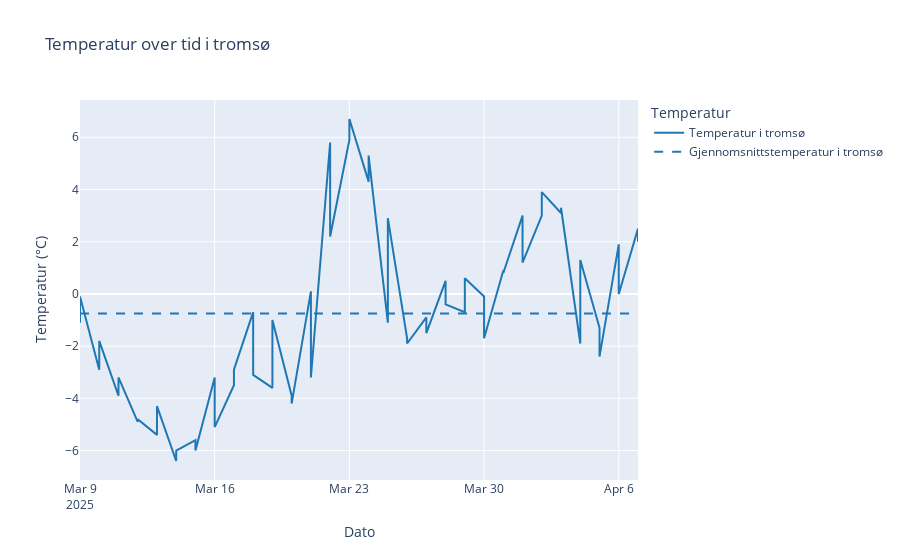
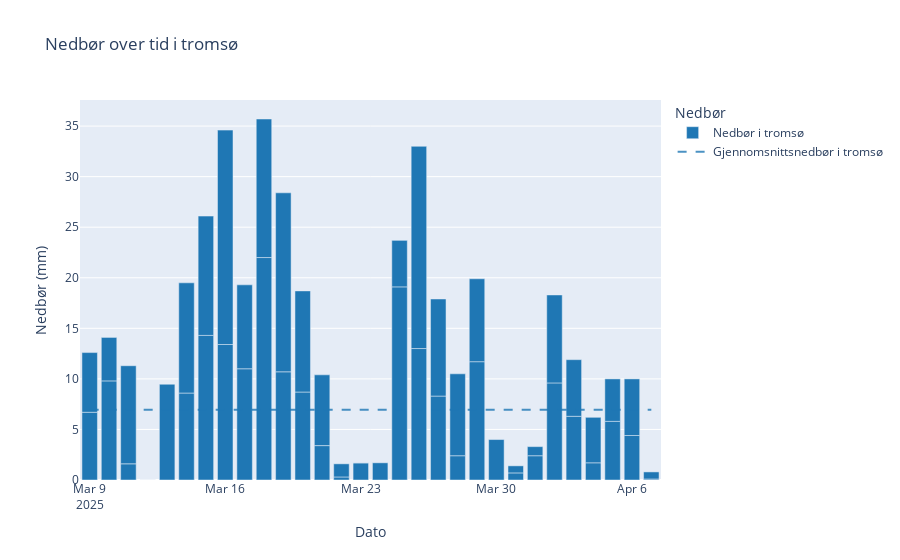
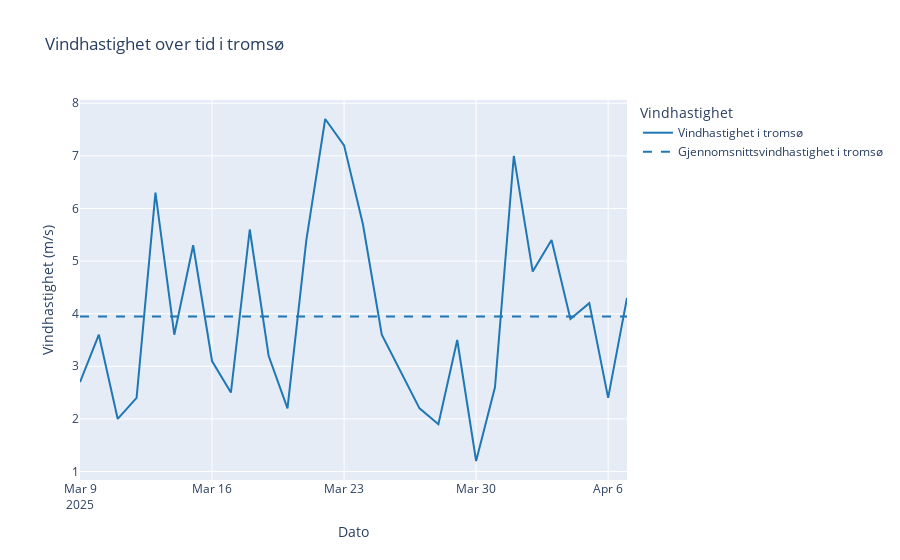
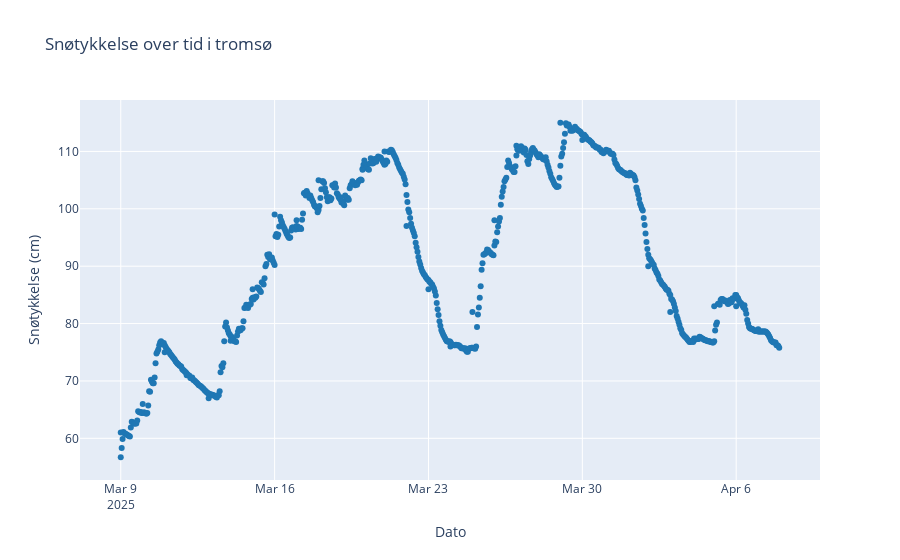

These figures' notebook cell, in order:
### Code cell
import pandas as pd
import plotly.graph_objects as go
import sqlite3

# Bruker den eksisterende variabelen location_input som bynavn
city_name = location_input

# Konverterer referansetiden til datetime
df['referenceTime'] = pd.to_datetime(df['referenceTime'])

# Oppretter en SQLite-database i minnet
conn = sqlite3.connect(":memory:")

# Leser CSV-filen og lagrer den i SQLite-databasen
csv_filename = "../src/weather_data.csv"
df_csv = pd.read_csv(csv_filename)
df_csv.to_sql("weather_data", conn, index=False, if_exists="replace")

# SQL-spørring for å hente data
query = """
SELECT * 
FROM weather_data
WHERE elementId = 'mean(air_temperature P1D)'
"""
temperature_data = pd.read_sql_query(query, conn)

# Konverterer referansetiden til datetime
temperature_data['referenceTime'] = pd.to_datetime(temperature_data['referenceTime'])

# Gjør det samme for andre elementer (nedbør og vindhastighet)
query_precip = """
SELECT * 
FROM weather_data
WHERE elementId = 'sum(precipitation_amount P1D)'
"""
precipitation_data = pd.read_sql_query(query_precip, conn)

query_wind = """
SELECT * 
FROM weather_data
WHERE elementId = 'mean(wind_speed P1D)'
"""
wind_speed_data = pd.read_sql_query(query_wind, conn)

# Lukk tilkoblingen til databasen
conn.close()

# Definerer farger for grafene
color_location = '#1f77b4'  # Blå for lokasjonen

# Leser data fra weather_data.csv
csv_filename = "../src/weather_data.csv"
df_csv = pd.read_csv(csv_filename)

# Filtrerer data for temperatur
temperature_data = df_csv[df_csv['elementId'] == 'mean(air_temperature P1D)']
temperature_data.loc[:, 'referenceTime'] = pd.to_datetime(temperature_data['referenceTime'])
# Beregninger for temperatur
median_temp = temperature_data['value'].median()
std_temp = temperature_data['value'].std()

# Filtrerer data for nedbør
precipitation_data = df_csv[df_csv['elementId'] == 'sum(precipitation_amount P1D)']
precipitation_data.loc[:, 'referenceTime'] = pd.to_datetime(precipitation_data['referenceTime'])
# Beregninger for nedbør
median_precip = precipitation_data['value'].median()
std_precip = precipitation_data['value'].std()

# Filtrerer data for vindhastighet
wind_speed_data = df_csv[df_csv['elementId'] == 'mean(wind_speed P1D)']
wind_speed_data.loc[:, 'referenceTime'] = pd.to_datetime(wind_speed_data['referenceTime'])
# Beregninger for vindhastighet
median_wind = wind_speed_data['value'].median()
std_wind = wind_speed_data['value'].std()

# Temperaturfigur
fig_temp = go.Figure()

# Temperaturdata
fig_temp.add_trace(go.Scatter(
    x=temperature_data['referenceTime'],
    y=temperature_data['value'],
    mode='lines',
    name=f'Temperatur i {city_name}',
    line=dict(color=color_location)
))

# Gjennomsnittstemperatur
mean_temp = temperature_data['value'].mean()
fig_temp.add_trace(go.Scatter(
    x=temperature_data['referenceTime'],
    y=[mean_temp] * len(temperature_data['referenceTime']),
    mode='lines',
    line=dict(dash='dash', color=color_location),
    name=f'Gjennomsnittstemperatur i {city_name}'
))

# Tilpasser layout for temperatur
fig_temp.update_layout(
    title=f'Temperatur over tid i {city_name}',
    xaxis_title='Dato',
    yaxis_title='Temperatur (°C)',
    legend_title='Temperatur'
)

# Viser temperaturfigur
fig_temp.show()

# Utskrift av resultatene for temperatur
print("Temperatur:")
print(f"Median: {median_temp:.2f}, Standardavvik: {std_temp:.2f}")

# Nedbørsfigur
fig_precip = go.Figure()

# Nedbørsdata
fig_precip.add_trace(go.Bar(
    x=precipitation_data['referenceTime'],
    y=precipitation_data['value'],
    name=f'Nedbør i {city_name}',
    marker=dict(color=color_location)
))

# Gjennomsnittsnedbør som strek
mean_precip = precipitation_data['value'].mean()
fig_precip.add_trace(go.Scatter(
    x=precipitation_data['referenceTime'],
    y=[mean_precip] * len(precipitation_data['referenceTime']),
    mode='lines',
    line=dict(dash='dash', color='rgba(31, 119, 180, 0.8)'),
    name=f'Gjennomsnittsnedbør i {city_name}'
))

# Tilpasser layout for nedbør
fig_precip.update_layout(
    title=f'Nedbør over tid i {city_name}',
    xaxis_title='Dato',
    yaxis_title='Nedbør (mm)',
    legend_title='Nedbør'
)

# Viser nedbørsfigur
fig_precip.show()

# Utskrift av resultatene for nedbør
print("\nNedbør:")
print(f"Median: {median_precip:.2f}, Standardavvik: {std_precip:.2f}")

# Vindhastighetsfigur
fig_wind = go.Figure()

# Vindhastighetsdata
fig_wind.add_trace(go.Scatter(
    x=wind_speed_data['referenceTime'],
    y=wind_speed_data['value'],
    mode='lines',
    name=f'Vindhastighet i {city_name}',
    line=dict(color=color_location)
))

# Gjennomsnittsvindhastighet
mean_wind = wind_speed_data['value'].mean()
fig_wind.add_trace(go.Scatter(
    x=wind_speed_data['referenceTime'],
    y=[mean_wind] * len(wind_speed_data['referenceTime']),
    mode='lines',
    line=dict(dash='dash', color=color_location),
    name=f'Gjennomsnittsvindhastighet i {city_name}'
))

# Tilpasser layout for vindhastighet
fig_wind.update_layout(
    title=f'Vindhastighet over tid i {city_name}',
    xaxis_title='Dato',
    yaxis_title='Vindhastighet (m/s)',
    legend_title='Vindhastighet'
)

# Viser vindhastighetsfigur
fig_wind.show()

# Utskrift av resultatene for vindhastighet
print("\nVindhastighet:")
print(f"Median: {median_wind:.2f}, Standardavvik: {std_wind:.2f}")

# Filtrerer data for snøtykkelse
snow_thickness_data = df_csv[df_csv['elementId'] == 'surface_snow_thickness']
snow_thickness_data.loc[:, 'referenceTime'] = pd.to_datetime(snow_thickness_data['referenceTime'])

# Scatterplott for snøtykkelse
fig_snow = go.Figure()

fig_snow.add_trace(go.Scatter(
    x=snow_thickness_data['referenceTime'],
    y=snow_thickness_data['value'],
    mode='markers',
    name=f'Snøtykkelse i {city_name}',
    marker=dict(color=color_location)
))

# Tilpasser layout for snøtykkelse
fig_snow.update_layout(
    title=f'Snøtykkelse over tid i {city_name}',
    xaxis_title='Dato',
    yaxis_title='Snøtykkelse (cm)',
    legend_title='Snøtykkelse'
)

# Viser snøtykkelsefigur
fig_snow.show()

# Utskrift av resultatene for snøtykkelse
print("\nSnøtykkelse:")
print(f"Median: {snow_thickness_data['value'].median():.2f}, Standardavvik: {snow_thickness_data['value'].std():.2f}")

# Filtrerer data for relativ luftfuktighet
humidity_data = df_csv[df_csv['elementId'] == 'mean(relative_humidity P1D)']
humidity_data.loc[:, 'referenceTime'] = pd.to_datetime(humidity_data['referenceTime'])

# Linjeplott for relativ luftfuktighet
fig_humidity = go.Figure()

fig_humidity.add_trace(go.Scatter(
    x=humidity_data['referenceTime'],
    y=humidity_data['value'],
    mode='lines',
    name=f'Luftfuktighet i {city_name}',
    line=dict(color=color_location)
))

# Gjennomsnittlig luftfuktighet
mean_humidity = humidity_data['value'].mean()
fig_humidity.add_trace(go.Scatter(
    x=humidity_data['referenceTime'],
    y=[mean_humidity] * len(humidity_data['referenceTime']),
    mode='lines',
    line=dict(dash='dash', color=color_location),
    name=f'Gjennomsnittlig luftfuktighet i {city_name}'
))

# Tilpasser layout for luftfuktighet
fig_humidity.update_layout(
    title=f'Luftfuktighet over tid i {city_name}',
    xaxis_title='Dato',
    yaxis_title='Relativ luftfuktighet (%)',
    legend_title='Luftfuktighet'
)

# Viser luftfuktighetsfigur
fig_humidity.show()

# Utskrift av resultatene for luftfuktighet
print("\nRelativ luftfuktighet:")
print(f"Median: {humidity_data['value'].median():.2f}, Standardavvik: {humidity_data['value'].std():.2f}")

### Figure 1 — Plotly figure (JSON) as saved in the notebook; plotly's stock layout.template omitted (floating-point values rounded to 4 significant figures)
{"data": [{"line": {"color": "#1f77b4"}, "mode": "lines", "name": "Temperatur i tromsø", "type": "scatter", "x": ["2025-03-09T00:00:00+00:00", "2025-03-09T00:00:00+00:00", "2025-03-10T00:00:00+00:00", "2025-03-10T00:00:00+00:00", "2025-03-11T00:00:00+00:00", "2025-03-11T00:00:00+00:00", "2025-03-12T00:00:00+00:00", "2025-03-12T00:00:00+00:00", "2025-03-13T00:00:00+00:00", "2025-03-13T00:00:00+00:00", "2025-03-14T00:00:00+00:00", "2025-03-14T00:00:00+00:00", "2025-03-15T00:00:00+00:00", "2025-03-15T00:00:00+00:00", "2025-03-16T00:00:00+00:00", "2025-03-16T00:00:00+00:00", "2025-03-17T00:00:00+00:00", "2025-03-17T00:00:00+00:00", "2025-03-18T00:00:00+00:00", "2025-03-18T00:00:00+00:00", "2025-03-19T00:00:00+00:00", "2025-03-19T00:00:00+00:00", "2025-03-20T00:00:00+00:00", "2025-03-20T00:00:00+00:00", "2025-03-21T00:00:00+00:00", "2025-03-21T00:00:00+00:00", "2025-03-22T00:00:00+00:00", "2025-03-22T00:00:00+00:00", "2025-03-23T00:00:00+00:00", "2025-03-23T00:00:00+00:00", "2025-03-24T00:00:00+00:00", "2025-03-24T00:00:00+00:00", "2025-03-25T00:00:00+00:00", "2025-03-25T00:00:00+00:00", "2025-03-26T00:00:00+00:00", "2025-03-26T00:00:00+00:00", "2025-03-27T00:00:00+00:00", "2025-03-27T00:00:00+00:00", "2025-03-28T00:00:00+00:00", "2025-03-28T00:00:00+00:00", "2025-03-29T00:00:00+00:00", "2025-03-29T00:00:00+00:00", "2025-03-30T00:00:00+00:00", "2025-03-30T00:00:00+00:00", "2025-03-31T00:00:00+00:00", "2025-03-31T00:00:00+00:00", "2025-04-01T00:00:00+00:00", "2025-04-01T00:00:00+00:00", "2025-04-02T00:00:00+00:00", "2025-04-02T00:00:00+00:00", "2025-04-03T00:00:00+00:00", "2025-04-03T00:00:00+00:00", "2025-04-04T00:00:00+00:00", "2025-04-04T00:00:00+00:00", "2025-04-05T00:00:00+00:00", "2025-04-05T00:00:00+00:00", "2025-04-06T00:00:00+00:00", "2025-04-06T00:00:00+00:00", "2025-04-07T00:00:00+00:00", "2025-04-07T00:00:00+00:00"], "y": [-1.1, -0.1, -2.9, -1.8, -3.9, -3.2, -4.9, -4.8, -5.4, -4.3, -6.4, -6.0, -5.6, -6.0, -3.2, -5.1, -3.5, -2.9, -0.7, -3.1, -3.6, -1.0, -3.9, -4.2, 0.1, -3.2, 5.8, 2.2, 5.9, 6.7, 4.3, 5.3, -1.1, 2.9, -1.7, -1.9, -0.9, -1.5, 0.5, -0.4, -0.7, 0.6, -0.1, -1.7, 0.9, 0.8, 3.0, 1.2, 3.0, 3.9, 3.1, 3.3, -1.9, 1.3, -1.3, -2.4, 1.9, 0.0, 2.5, 2.0]}, {"line": {"color": "#1f77b4", "dash": "dash"}, "mode": "lines", "name": "Gjennomsnittstemperatur i tromsø", "type": "scatter", "x": ["2025-03-09T00:00:00+00:00", "2025-03-09T00:00:00+00:00", "2025-03-10T00:00:00+00:00", "2025-03-10T00:00:00+00:00", "2025-03-11T00:00:00+00:00", "2025-03-11T00:00:00+00:00", "2025-03-12T00:00:00+00:00", "2025-03-12T00:00:00+00:00", "2025-03-13T00:00:00+00:00", "2025-03-13T00:00:00+00:00", "2025-03-14T00:00:00+00:00", "2025-03-14T00:00:00+00:00", "2025-03-15T00:00:00+00:00", "2025-03-15T00:00:00+00:00", "2025-03-16T00:00:00+00:00", "2025-03-16T00:00:00+00:00", "2025-03-17T00:00:00+00:00", "2025-03-17T00:00:00+00:00", "2025-03-18T00:00:00+00:00", "2025-03-18T00:00:00+00:00", "2025-03-19T00:00:00+00:00", "2025-03-19T00:00:00+00:00", "2025-03-20T00:00:00+00:00", "2025-03-20T00:00:00+00:00", "2025-03-21T00:00:00+00:00", "2025-03-21T00:00:00+00:00", "2025-03-22T00:00:00+00:00", "2025-03-22T00:00:00+00:00", "2025-03-23T00:00:00+00:00", "2025-03-23T00:00:00+00:00", "2025-03-24T00:00:00+00:00", "2025-03-24T00:00:00+00:00", "2025-03-25T00:00:00+00:00", "2025-03-25T00:00:00+00:00", "2025-03-26T00:00:00+00:00", "2025-03-26T00:00:00+00:00", "2025-03-27T00:00:00+00:00", "2025-03-27T00:00:00+00:00", "2025-03-28T00:00:00+00:00", "2025-03-28T00:00:00+00:00", "2025-03-29T00:00:00+00:00", "2025-03-29T00:00:00+00:00", "2025-03-30T00:00:00+00:00", "2025-03-30T00:00:00+00:00", "2025-03-31T00:00:00+00:00", "2025-03-31T00:00:00+00:00", "2025-04-01T00:00:00+00:00", "2025-04-01T00:00:00+00:00", "2025-04-02T00:00:00+00:00", "2025-04-02T00:00:00+00:00", "2025-04-03T00:00:00+00:00", "2025-04-03T00:00:00+00:00", "2025-04-04T00:00:00+00:00", "2025-04-04T00:00:00+00:00", "2025-04-05T00:00:00+00:00", "2025-04-05T00:00:00+00:00", "2025-04-06T00:00:00+00:00", "2025-04-06T00:00:00+00:00", "2025-04-07T00:00:00+00:00", "2025-04-07T00:00:00+00:00"], "y": [-0.7533, -0.7533, -0.7533, -0.7533, -0.7533, -0.7533, -0.7533, -0.7533, -0.7533, -0.7533, -0.7533, -0.7533, -0.7533, -0.7533, -0.7533, -0.7533, -0.7533, -0.7533, -0.7533, -0.7533, -0.7533, -0.7533, -0.7533, -0.7533, -0.7533, -0.7533, -0.7533, -0.7533, -0.7533, -0.7533, -0.7533, -0.7533, -0.7533, -0.7533, -0.7533, -0.7533, -0.7533, -0.7533, -0.7533, -0.7533, -0.7533, -0.7533, -0.7533, -0.7533, -0.7533, -0.7533, -0.7533, -0.7533, -0.7533, -0.7533, -0.7533, -0.7533, -0.7533, -0.7533, -0.7533, -0.7533, -0.7533, -0.7533, -0.7533, -0.7533]}], "layout": {"legend": {"title": {"text": "Temperatur"}}, "title": {"text": "Temperatur over tid i tromsø"}, "xaxis": {"title": {"text": "Dato"}}, "yaxis": {"title": {"text": "Temperatur (°C)"}}}}

### Figure 2 — Plotly figure (JSON) as saved in the notebook; plotly's stock layout.template omitted (floating-point values rounded to 4 significant figures)
{"data": [{"marker": {"color": "#1f77b4"}, "name": "Nedbør i tromsø", "type": "bar", "x": ["2025-03-09T00:00:00+00:00", "2025-03-09T00:00:00+00:00", "2025-03-10T00:00:00+00:00", "2025-03-10T00:00:00+00:00", "2025-03-11T00:00:00+00:00", "2025-03-11T00:00:00+00:00", "2025-03-12T00:00:00+00:00", "2025-03-12T00:00:00+00:00", "2025-03-13T00:00:00+00:00", "2025-03-13T00:00:00+00:00", "2025-03-14T00:00:00+00:00", "2025-03-14T00:00:00+00:00", "2025-03-15T00:00:00+00:00", "2025-03-15T00:00:00+00:00", "2025-03-16T00:00:00+00:00", "2025-03-16T00:00:00+00:00", "2025-03-17T00:00:00+00:00", "2025-03-17T00:00:00+00:00", "2025-03-18T00:00:00+00:00", "2025-03-18T00:00:00+00:00", "2025-03-19T00:00:00+00:00", "2025-03-19T00:00:00+00:00", "2025-03-20T00:00:00+00:00", "2025-03-20T00:00:00+00:00", "2025-03-21T00:00:00+00:00", "2025-03-21T00:00:00+00:00", "2025-03-22T00:00:00+00:00", "2025-03-22T00:00:00+00:00", "2025-03-23T00:00:00+00:00", "2025-03-23T00:00:00+00:00", "2025-03-24T00:00:00+00:00", "2025-03-24T00:00:00+00:00", "2025-03-25T00:00:00+00:00", "2025-03-25T00:00:00+00:00", "2025-03-26T00:00:00+00:00", "2025-03-26T00:00:00+00:00", "2025-03-27T00:00:00+00:00", "2025-03-27T00:00:00+00:00", "2025-03-28T00:00:00+00:00", "2025-03-28T00:00:00+00:00", "2025-03-29T00:00:00+00:00", "2025-03-29T00:00:00+00:00", "2025-03-30T00:00:00+00:00", "2025-03-30T00:00:00+00:00", "2025-03-31T00:00:00+00:00", "2025-03-31T00:00:00+00:00", "2025-04-01T00:00:00+00:00", "2025-04-01T00:00:00+00:00", "2025-04-02T00:00:00+00:00", "2025-04-02T00:00:00+00:00", "2025-04-03T00:00:00+00:00", "2025-04-03T00:00:00+00:00", "2025-04-04T00:00:00+00:00", "2025-04-04T00:00:00+00:00", "2025-04-05T00:00:00+00:00", "2025-04-05T00:00:00+00:00", "2025-04-06T00:00:00+00:00", "2025-04-06T00:00:00+00:00", "2025-04-07T00:00:00+00:00", "2025-04-07T00:00:00+00:00"], "y": [6.7, 5.9, 9.8, 4.3, 1.6, 9.7, 0.0, 0.0, 9.5, 0.0, 8.6, 10.9, 14.3, 11.8, 13.4, 21.2, 11.0, 8.3, 22.0, 13.7, 10.7, 17.7, 8.7, 10.0, 3.4, 7.0, 0.3, 1.3, 1.7, 0.0, 0.0, 1.7, 19.1, 4.6, 13.0, 20.0, 8.3, 9.6, 2.4, 8.1, 11.7, 8.2, 0.0, 4.0, 0.7, 0.7, 2.4, 0.9, 9.6, 8.7, 6.3, 5.6, 1.7, 4.5, 5.8, 4.2, 4.4, 5.6, 0.1, 0.7]}, {"line": {"color": "rgba(31, 119, 180, 0.8)", "dash": "dash"}, "mode": "lines", "name": "Gjennomsnittsnedbør i tromsø", "type": "scatter", "x": ["2025-03-09T00:00:00+00:00", "2025-03-09T00:00:00+00:00", "2025-03-10T00:00:00+00:00", "2025-03-10T00:00:00+00:00", "2025-03-11T00:00:00+00:00", "2025-03-11T00:00:00+00:00", "2025-03-12T00:00:00+00:00", "2025-03-12T00:00:00+00:00", "2025-03-13T00:00:00+00:00", "2025-03-13T00:00:00+00:00", "2025-03-14T00:00:00+00:00", "2025-03-14T00:00:00+00:00", "2025-03-15T00:00:00+00:00", "2025-03-15T00:00:00+00:00", "2025-03-16T00:00:00+00:00", "2025-03-16T00:00:00+00:00", "2025-03-17T00:00:00+00:00", "2025-03-17T00:00:00+00:00", "2025-03-18T00:00:00+00:00", "2025-03-18T00:00:00+00:00", "2025-03-19T00:00:00+00:00", "2025-03-19T00:00:00+00:00", "2025-03-20T00:00:00+00:00", "2025-03-20T00:00:00+00:00", "2025-03-21T00:00:00+00:00", "2025-03-21T00:00:00+00:00", "2025-03-22T00:00:00+00:00", "2025-03-22T00:00:00+00:00", "2025-03-23T00:00:00+00:00", "2025-03-23T00:00:00+00:00", "2025-03-24T00:00:00+00:00", "2025-03-24T00:00:00+00:00", "2025-03-25T00:00:00+00:00", "2025-03-25T00:00:00+00:00", "2025-03-26T00:00:00+00:00", "2025-03-26T00:00:00+00:00", "2025-03-27T00:00:00+00:00", "2025-03-27T00:00:00+00:00", "2025-03-28T00:00:00+00:00", "2025-03-28T00:00:00+00:00", "2025-03-29T00:00:00+00:00", "2025-03-29T00:00:00+00:00", "2025-03-30T00:00:00+00:00", "2025-03-30T00:00:00+00:00", "2025-03-31T00:00:00+00:00", "2025-03-31T00:00:00+00:00", "2025-04-01T00:00:00+00:00", "2025-04-01T00:00:00+00:00", "2025-04-02T00:00:00+00:00", "2025-04-02T00:00:00+00:00", "2025-04-03T00:00:00+00:00", "2025-04-03T00:00:00+00:00", "2025-04-04T00:00:00+00:00", "2025-04-04T00:00:00+00:00", "2025-04-05T00:00:00+00:00", "2025-04-05T00:00:00+00:00", "2025-04-06T00:00:00+00:00", "2025-04-06T00:00:00+00:00", "2025-04-07T00:00:00+00:00", "2025-04-07T00:00:00+00:00"], "y": [6.935, 6.935, 6.935, 6.935, 6.935, 6.935, 6.935, 6.935, 6.935, 6.935, 6.935, 6.935, 6.935, 6.935, 6.935, 6.935, 6.935, 6.935, 6.935, 6.935, 6.935, 6.935, 6.935, 6.935, 6.935, 6.935, 6.935, 6.935, 6.935, 6.935, 6.935, 6.935, 6.935, 6.935, 6.935, 6.935, 6.935, 6.935, 6.935, 6.935, 6.935, 6.935, 6.935, 6.935, 6.935, 6.935, 6.935, 6.935, 6.935, 6.935, 6.935, 6.935, 6.935, 6.935, 6.935, 6.935, 6.935, 6.935, 6.935, 6.935]}], "layout": {"legend": {"title": {"text": "Nedbør"}}, "title": {"text": "Nedbør over tid i tromsø"}, "xaxis": {"title": {"text": "Dato"}}, "yaxis": {"title": {"text": "Nedbør (mm)"}}}}

### Figure 3 — Plotly figure (JSON) as saved in the notebook; plotly's stock layout.template omitted (floating-point values rounded to 4 significant figures)
{"data": [{"line": {"color": "#1f77b4"}, "mode": "lines", "name": "Vindhastighet i tromsø", "type": "scatter", "x": ["2025-03-09T00:00:00+00:00", "2025-03-10T00:00:00+00:00", "2025-03-11T00:00:00+00:00", "2025-03-12T00:00:00+00:00", "2025-03-13T00:00:00+00:00", "2025-03-14T00:00:00+00:00", "2025-03-15T00:00:00+00:00", "2025-03-16T00:00:00+00:00", "2025-03-17T00:00:00+00:00", "2025-03-18T00:00:00+00:00", "2025-03-19T00:00:00+00:00", "2025-03-20T00:00:00+00:00", "2025-03-21T00:00:00+00:00", "2025-03-22T00:00:00+00:00", "2025-03-23T00:00:00+00:00", "2025-03-24T00:00:00+00:00", "2025-03-25T00:00:00+00:00", "2025-03-26T00:00:00+00:00", "2025-03-27T00:00:00+00:00", "2025-03-28T00:00:00+00:00", "2025-03-29T00:00:00+00:00", "2025-03-30T00:00:00+00:00", "2025-03-31T00:00:00+00:00", "2025-04-01T00:00:00+00:00", "2025-04-02T00:00:00+00:00", "2025-04-03T00:00:00+00:00", "2025-04-04T00:00:00+00:00", "2025-04-05T00:00:00+00:00", "2025-04-06T00:00:00+00:00", "2025-04-07T00:00:00+00:00"], "y": [2.7, 3.6, 2.0, 2.4, 6.3, 3.6, 5.3, 3.1, 2.5, 5.6, 3.2, 2.2, 5.4, 7.7, 7.2, 5.7, 3.6, 2.9, 2.2, 1.9, 3.5, 1.2, 2.6, 7.0, 4.8, 5.4, 3.9, 4.2, 2.4, 4.3]}, {"line": {"color": "#1f77b4", "dash": "dash"}, "mode": "lines", "name": "Gjennomsnittsvindhastighet i tromsø", "type": "scatter", "x": ["2025-03-09T00:00:00+00:00", "2025-03-10T00:00:00+00:00", "2025-03-11T00:00:00+00:00", "2025-03-12T00:00:00+00:00", "2025-03-13T00:00:00+00:00", "2025-03-14T00:00:00+00:00", "2025-03-15T00:00:00+00:00", "2025-03-16T00:00:00+00:00", "2025-03-17T00:00:00+00:00", "2025-03-18T00:00:00+00:00", "2025-03-19T00:00:00+00:00", "2025-03-20T00:00:00+00:00", "2025-03-21T00:00:00+00:00", "2025-03-22T00:00:00+00:00", "2025-03-23T00:00:00+00:00", "2025-03-24T00:00:00+00:00", "2025-03-25T00:00:00+00:00", "2025-03-26T00:00:00+00:00", "2025-03-27T00:00:00+00:00", "2025-03-28T00:00:00+00:00", "2025-03-29T00:00:00+00:00", "2025-03-30T00:00:00+00:00", "2025-03-31T00:00:00+00:00", "2025-04-01T00:00:00+00:00", "2025-04-02T00:00:00+00:00", "2025-04-03T00:00:00+00:00", "2025-04-04T00:00:00+00:00", "2025-04-05T00:00:00+00:00", "2025-04-06T00:00:00+00:00", "2025-04-07T00:00:00+00:00"], "y": [3.947, 3.947, 3.947, 3.947, 3.947, 3.947, 3.947, 3.947, 3.947, 3.947, 3.947, 3.947, 3.947, 3.947, 3.947, 3.947, 3.947, 3.947, 3.947, 3.947, 3.947, 3.947, 3.947, 3.947, 3.947, 3.947, 3.947, 3.947, 3.947, 3.947]}], "layout": {"legend": {"title": {"text": "Vindhastighet"}}, "title": {"text": "Vindhastighet over tid i tromsø"}, "xaxis": {"title": {"text": "Dato"}}, "yaxis": {"title": {"text": "Vindhastighet (m/s)"}}}}

### Figure 4 — Plotly figure (JSON) as saved in the notebook; plotly's stock layout.template omitted (floating-point values rounded to 4 significant figures; data arrays with more than 128 entries replaced by an {"elided": "..."} marker saying what was removed)
{"data": [{"marker": {"color": "#1f77b4"}, "mode": "markers", "name": "Snøtykkelse i tromsø", "type": "scatter", "x": {"elided": "750 str values"}, "y": {"elided": "750 float values"}}], "layout": {"legend": {"title": {"text": "Snøtykkelse"}}, "title": {"text": "Snøtykkelse over tid i tromsø"}, "xaxis": {"title": {"text": "Dato"}}, "yaxis": {"title": {"text": "Snøtykkelse (cm)"}}}}
